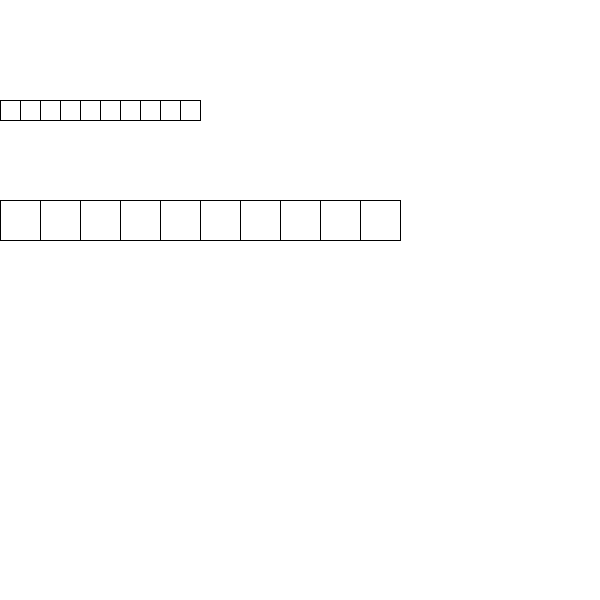
Frame 1 (no input)
Frame 60 (the mouse pressed at the canvas centre just before this capture): identical to frame 1, image omitted
Frame 120 (the mouse held since frame 60 and released just before this capture): identical to frame 1, image omitted

The Processing sketch that drew this single still picture (run headless with seeded random() and noise(); from frame 60 on, the mouse is pressed at the canvas centre):

// Processing sketch: while_01
// ── while_01.pde
int count1, count2;
float diameter1 = 20;
float diameter2 = 40;

void setup(){
  size(600, 600);
}

void draw(){
  background(255);
  
  // while() continues to run code as long as condition is still true
  while(count1 < 10){
    rect(count1 * diameter1, 100, diameter1, diameter1);
    count1++; // Add to count
  }
  
  // Reset count to run while() next loop
  count1 = 0;
  
    // while() continues to run code as long as condition is still true
  while(count2 < 10){
    rect(count2 * diameter2, 200, diameter2, diameter2);
    count2++; // Add to count
  }
  
  // Reset count to run while() next loop
  count2 = 0;
  
}
